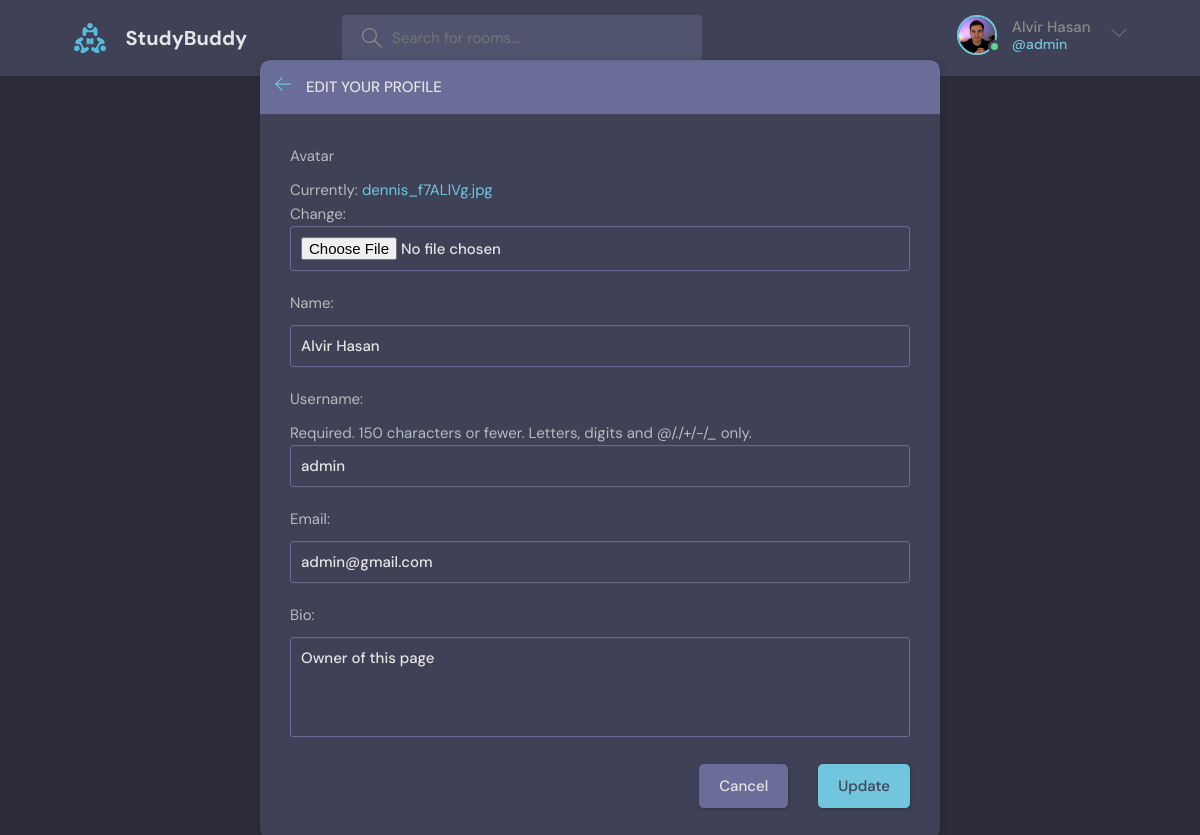
Screenshot of /user/update/ (signed in) with the database file from the repository.
### Chat/models.py (models this page shows)
class User(AbstractUser):
    name = models.CharField(max_length=200, blank=True)
    email = models.EmailField(max_length=254, unique=True)
    bio = models.TextField(null=True, blank=True)
    avatar = models.ImageField(null=True, blank=True, default="avatar.svg")
    USERNAME_FIELD = "email"
    REQUIRED_FIELDS = []

### Chat/views.py (the view)
# urls.py: path("user/update/", views.update_user, name="update-user"),
@login_required(login_url="login")
def update_user(request):
    user = request.user
    form = UserForm(instance=user)
    if request.method == "POST":
        form = UserForm(request.POST, request.FILES, instance=user)
        if form.is_valid():
            form.save()
            return redirect("profile", id=user.id)
    return render(request, "user/edit-user.html", {"form": form})

### Chat/forms.py
class UserForm(forms.ModelForm):
    class Meta:
        model = User
        fields = [
            "avatar",
            "name",
            "username",
            "email",
            "bio",
        ]

### Chat/templates/user/edit-user.html (shortened to what this page needs)
{% extends 'base.html' %}
{% block content %}
    <main class="update-account layout">
        <div class="container">
            <div class="layout__box">
                <div class="layout__boxHeader">
                    <div class="layout__boxTitle">
                        <a href={{request.META.HTTP_REFERER}}>
                            <svg version="1.1" xmlns="http://www.w3.org/2000/svg"
                                 width="32" height="32"
                                 viewBox="0 0 32 32">
                                <title>arrow-left</title>
                                <path
                                    d="M13.723 2.286l-13.723 13.714 13.719 13.714 1.616-1.611-10.96-10.96h27.625v-2.286h-27.625l10.965-10.965-1.616-1.607z">
                                </path>
                            </svg>
                        </a>
                        <h3>Edit your profile</h3>
                    </div>
                </div>
                <div class="layout__body">
                    <form class="form" method="POST" enctype="multipart/form-data">
                            <div class="form__group">
                                <label >{{form.avatar.label}}</label>
                                {{form.avatar }}
                            </div>
                            <div class="form__group">
                                {{form.name.as_field_group}}
                            </div>
                            <div class="form__group">
                                {{form.username.as_field_group}}
                            </div>
                            <div class="form__group">
                                {{form.email.as_field_group}}
                            </div>
                            <div class="form__group">
                                {{form.bio.as_field_group}}
                            </div>
                        <div class="form__action">
                            <a class="btn btn--dark" href="{{request.META.HTTP_REFERER}}">Cancel</a>
                            <button class="btn btn--main" type="submit">Update</button>
                        </div>
                    </form>
                </div>
            </div>
        </div>
    </main>
{% endblock %}

### templates/components/_header.html (shortened to what this page needs)
{% load static %}
<header class="header header--loggedIn">
  <div class="container">
    <a href={% url 'rooms' %} class="header__logo">
      <img src="{% static 'images/logo.svg' %}"/>
      <h1>StudyBuddy</h1>
    </a>
    <form class="header__search" method="GET" action="{% url 'rooms' %}">
      <label>
        <input type="text" placeholder="Search for rooms..."  name="topic"/>
      </label>
    </form>
    <nav class="header__menu">
      {% if not request.user.is_authenticated %}
        <a href="{% url 'login' %}">
          <img src="{% static 'images/avatar.svg' %}" />
          <p>Login</p>
        </a>
      {% else %}
        <div class="header__user">
          <a href="{% url 'profile' request.user.id %}">
            <div class="avatar avatar--medium active">
              <img src="{{request.user.avatar.url}}" />
            </div>
            <p>{{request.user.name}}
              <span>@{{user.username}}</span></p>
          </a>
          <button class="dropdown-button">
            <svg version="1.1" xmlns="http://www.w3.org/2000/svg" width="32" height="32" viewBox="0 0 32 32">
              <title>chevron-down</title>
              <path d="M16 21l-13-13h-3l16 16 16-16h-3l-13 13z"></path>
            </svg>
          </button>
        </div>
      {% endif %}
    </nav>
  </div>
</header>

### rows the page displays
User: user.avatar (picture), user.name "Alvir Hasan", username "admin", name "Alvir Hasan", email "admin@gmail.com", bio "Owner of this page"
